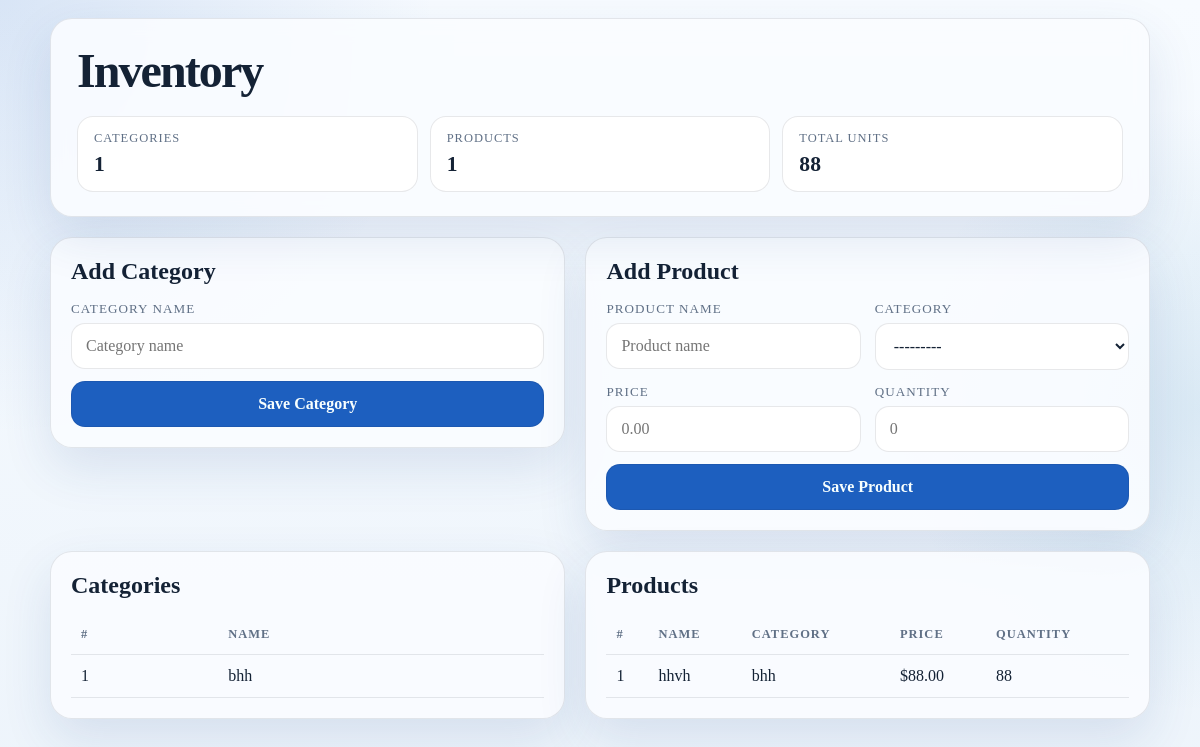
Before: / with the older database file.
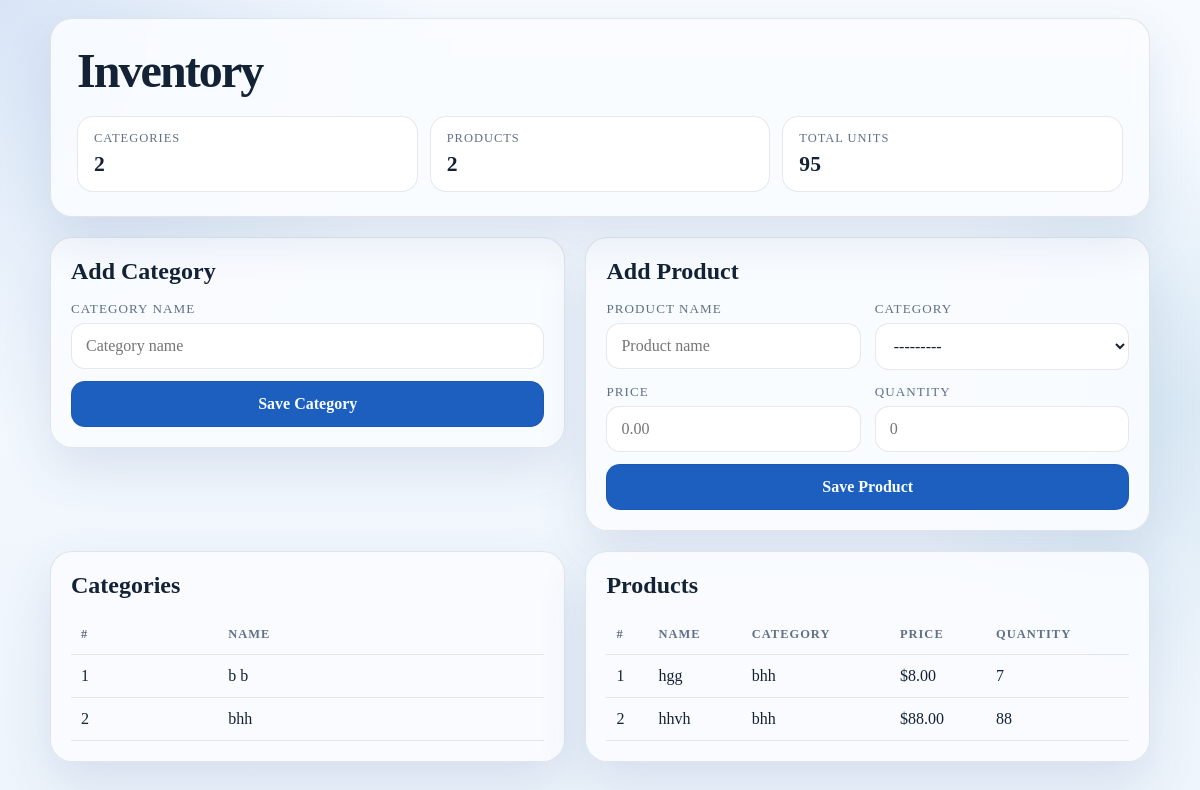
After: the same page with the newer database file.
### products/models.py (models this page shows, shortened)
class Category(models.Model):
	name = models.CharField(max_length=100)
	def __str__(self):
		return self.name

class Product(models.Model):
	name = models.CharField(max_length=150)
	category = models.ForeignKey(Category, on_delete=models.CASCADE, related_name='products')
	price = models.DecimalField(max_digits=10, decimal_places=2)
	quantity = models.PositiveIntegerField()
	created_at = models.DateTimeField(auto_now_add=True)

### products/views.py (the view, shortened to what this page needs)
# urls.py: 2. Add a URL to urlpatterns:  path('', views.home, name='home')
def home(request):
	category_form = CategoryForm()
	product_form = ProductForm()
	categories = Category.objects.order_by('name')
	products = Product.objects.select_related('category').order_by('-created_at')
	total_quantity = Product.objects.aggregate(t=Sum('quantity'))['t'] or 0
	context = {
		'category_form': category_form,
		'product_form': product_form,
		'categories': categories,
		'products': products,
		'category_count': categories.count(),
		'product_count': products.count(),
		'total_quantity': total_quantity,
	}
	return render(request, 'products/home.html', context)

### products/forms.py
class CategoryForm(forms.ModelForm):
    class Meta:
        model = Category
        fields = ['name']
        widgets = {
            'name': forms.TextInput(attrs={'placeholder': 'Category name'}),
        }

class ProductForm(forms.ModelForm):
    class Meta:
        model = Product
        fields = ['name', 'category', 'price', 'quantity']
        widgets = {
            'name': forms.TextInput(attrs={'placeholder': 'Product name'}),
            'price': forms.NumberInput(attrs={'placeholder': '0.00', 'step': '0.01', 'min': '0'}),
            'quantity': forms.NumberInput(attrs={'placeholder': '0', 'min': '0'}),
        }
    def __init__(self, *args, **kwargs):
        super().__init__(*args, **kwargs)
        self.fields['category'].queryset = Category.objects.order_by('name')

### products/templates/products/home.html (shortened to what this page needs)
<!DOCTYPE html>
<html lang="en">
<head>
</head>
<body>
    <main class="page">
        <section class="hero">
            <h1>Inventory</h1>
            <div class="summary">
                <div class="card">
                    <span>Categories</span>
                    <strong>{{ category_count }}</strong>
                </div>
                <div class="card">
                    <span>Products</span>
                    <strong>{{ product_count }}</strong>
                </div>
                <div class="card">
                    <span>Total Units</span>
                    <strong>{{ total_quantity }}</strong>
                </div>
            </div>
        </section>
        <section class="single-screen">
            <article class="panel">
                <h2>Add Category</h2>
                <form method="post" class="form-stack">
                    <div>
                        <label for="{{ category_form.name.id_for_label }}">Category Name</label>
                        {{ category_form.name }}
                    </div>
                    <button type="submit">Save Category</button>
                </form>
            </article>
            <article class="panel">
                <h2>Add Product</h2>
                <form method="post" class="form-stack">
                    <div class="form-grid">
                        <div>
                            <label for="{{ product_form.name.id_for_label }}">Product Name</label>
                            {{ product_form.name }}
                        </div>
                        <div>
                            <label for="{{ product_form.category.id_for_label }}">Category</label>
                            {{ product_form.category }}
                        </div>
                        <div>
                            <label for="{{ product_form.price.id_for_label }}">Price</label>
                            {{ product_form.price }}
                        </div>
                        <div>
                            <label for="{{ product_form.quantity.id_for_label }}">Quantity</label>
                            {{ product_form.quantity }}
                        </div>
                    </div>
                    <button type="submit">Save Product</button>
                </form>
            </article>
        </section>
        <section class="single-screen">
            <article class="panel">
                <h2>Categories</h2>
                <table>
                    <thead>
                        <tr>
                            <th>#</th>
                            <th>Name</th>
                        </tr>
                    </thead>
                    <tbody>
                        {% for category in categories %}
                            <tr>
                                <td>{{ forloop.counter }}</td>
                                <td>{{ category.name }}</td>
                            </tr>
                        {% endfor %}
                    </tbody>
                </table>
            </article>
            <article class="panel">
                <h2>Products</h2>
                <table>
                    <thead>
                        <tr>
                            <th>#</th>
                            <th>Name</th>
                            <th>Category</th>
                            <th>Price</th>
                            <th>Quantity</th>
                        </tr>
                    </thead>
                    <tbody>
                        {% for product in products %}
                            <tr>
                                <td>{{ forloop.counter }}</td>
                                <td>{{ product.name }}</td>
                                <td>{{ product.category.name }}</td>
                                <td>${{ product.price }}</td>
                                <td>{{ product.quantity }}</td>
                            </tr>
                        {% endfor %}
                    </tbody>
                </table>
            </article>
        </section>
    </main>
</body>
</html>

### products/templates/products/home.html (style rules this page uses)
:root { color-scheme: light; --background: #edf4fb; --panel: rgba(250, 252, 255, 0.9); --panel-strong: #ffffff; --text: #142235; --muted: #607086; --accent: #1d5fbf; --accent-soft: #dbe9ff; --accent-deep: #123d7a; --border: rgba(20, 34, 53, 0.1); --shadow: 0 20px 50px rgba(34, 76, 136, 0.12); }
* { box-sizing: border-box; }
body { margin: 0; font-family: Georgia, "Times New Roman", serif; color: var(--text); background: radial-gradient(circle at top left, rgba(29, 95, 191, 0.14), transparent 30%), radial-gradient(circle at right, rgba(39, 127, 182, 0.12), transparent 24%), linear-gradient(180deg, #f7fbff 0%, var(--background) 100%); min-height: 100vh; }
.page { width: min(1100px, calc(100% - 32px)); margin: 18px auto; }
.hero { padding: 24px 26px; border: 1px solid var(--border); border-radius: 22px; background: var(--panel); box-shadow: var(--shadow); backdrop-filter: blur(10px); }
h1, h2 { margin: 0; font-weight: 600; }
h1 { font-size: clamp(2rem, 4vw, 3rem); letter-spacing: -0.04em; }
.summary { display: grid; grid-template-columns: repeat(auto-fit, minmax(180px, 1fr)); gap: 12px; margin-top: 18px; }
.card { padding: 14px 16px; border-radius: 16px; background: var(--panel-strong); border: 1px solid var(--border); }
.card span { display: block; color: var(--muted); font-size: 0.78rem; text-transform: uppercase; letter-spacing: 0.08em; }
.card strong { display: block; font-size: 1.35rem; margin-top: 6px; }
.single-screen { display: grid; grid-template-columns: 1.05fr 1.15fr; gap: 20px; margin-top: 20px; align-items: start; }
.form-grid { display: grid; grid-template-columns: repeat(2, minmax(0, 1fr)); gap: 14px; }
.panel { padding: 20px; border-radius: 22px; background: var(--panel); border: 1px solid var(--border); box-shadow: var(--shadow); }
.form-stack { display: grid; gap: 12px; margin-top: 16px; }
label { display: block; font-size: 0.82rem; text-transform: uppercase; letter-spacing: 0.08em; color: var(--muted); margin-bottom: 6px; }
input, select, button, .ghost-action { width: 100%; border-radius: 14px; border: 1px solid var(--border); font: inherit; }
input, select { padding: 13px 14px; background: var(--panel-strong); color: var(--text); }
button { padding: 13px 18px; background: var(--accent); color: #f8fffe; font-weight: 700; cursor: pointer; }
table { width: 100%; border-collapse: collapse; margin-top: 16px; }
th, td { text-align: left; padding: 12px 10px; border-bottom: 1px solid var(--border); }
th { font-size: 0.78rem; text-transform: uppercase; letter-spacing: 0.08em; color: var(--muted); }

Changed rows visible on the page:
added Category: name "b b"
added Product: name "hgg", category.name "bhh", price "8.00", quantity "7"
Other visible differences:
{{ category_count }}: "1" → "2"
{{ product_count }}: "1" → "2"
{{ total_quantity }}: "88" → "95"
